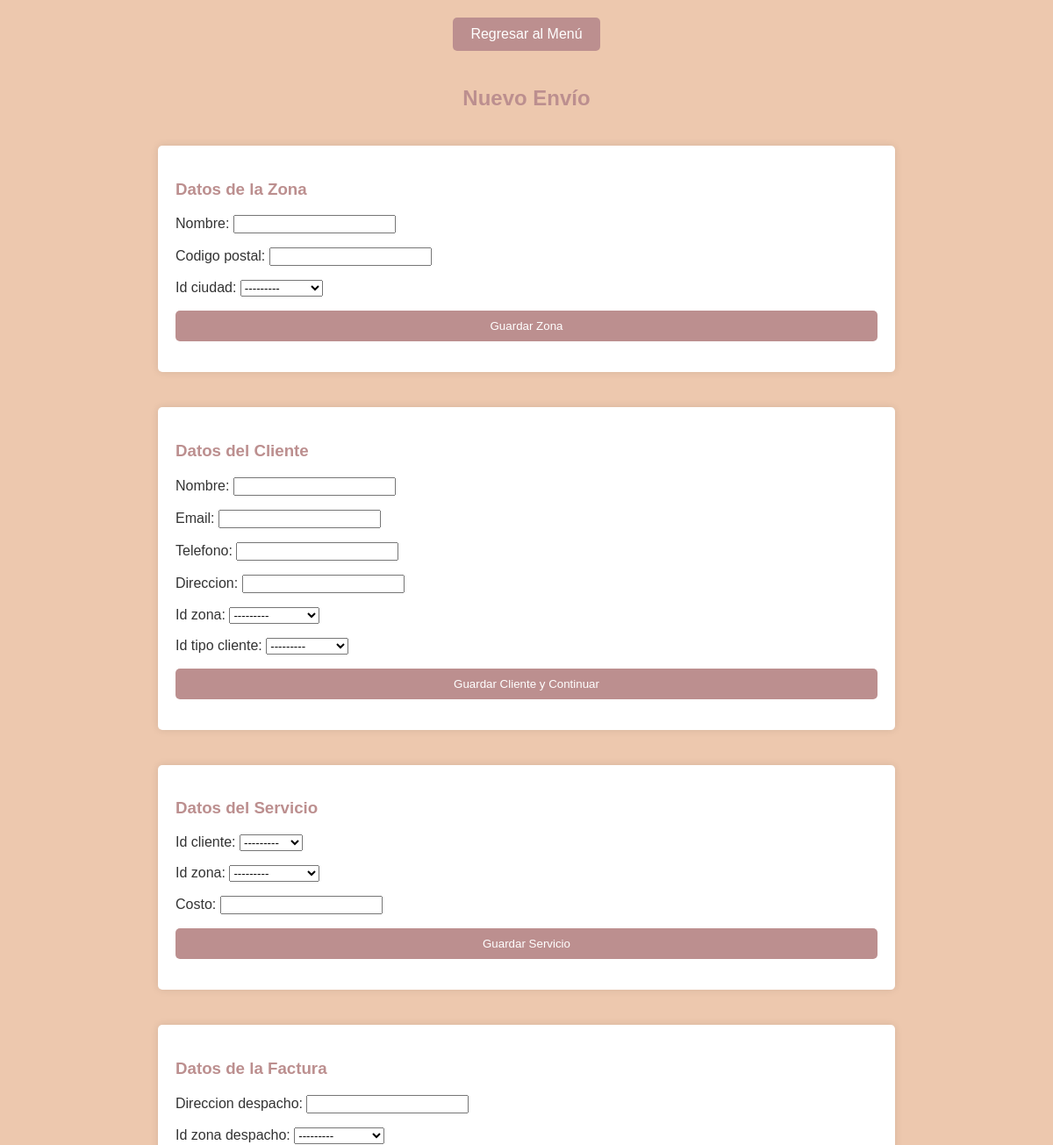
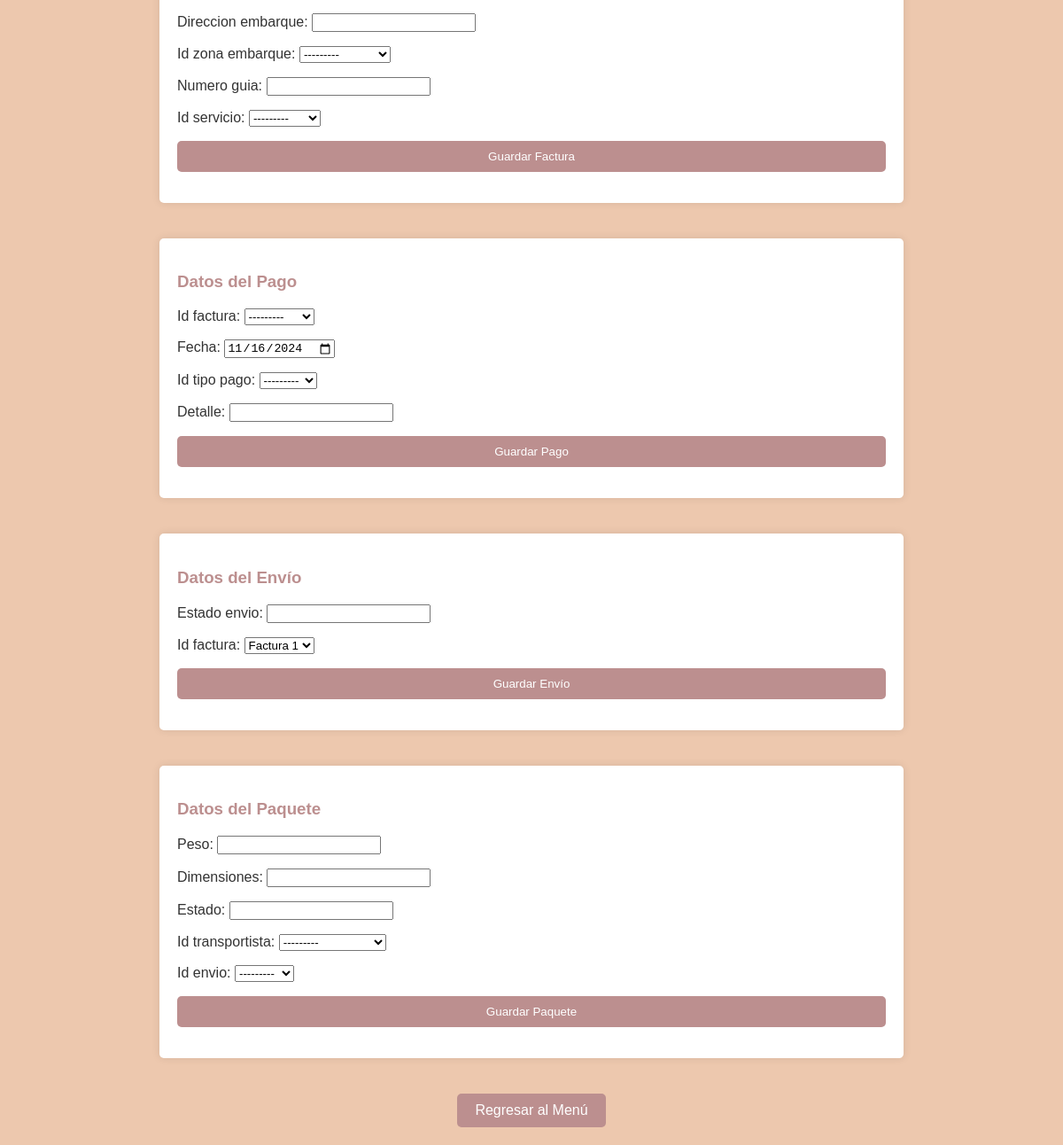
/nuevo/, run on the app's committed database (2 pictures, top to bottom).
### moniweb/models.py (models this page shows)
class Ciudad(models.Model):
    id = models.AutoField(primary_key=True)  # Autoincremental
    nombre = models.CharField(max_length=255)
    id_departamento = models.ForeignKey(Departamento, on_delete=models.CASCADE)
    def __str__(self):
        return self.nombre

class Zona(models.Model):
    id = models.AutoField(primary_key=True)  # Autoincremental
    nombre = models.CharField(max_length=255)
    codigo_postal = models.CharField(max_length=20)
    id_ciudad = models.ForeignKey(Ciudad, on_delete=models.CASCADE)
    def __str__(self):
        return self.nombre

class TipoCliente(models.Model):
    id_tipo_cliente = models.AutoField(primary_key=True)  # Autoincremental
    tipo = models.CharField(max_length=255)
    def __str__(self):
        return self.tipo

class Servicio(models.Model):
    id_servicio = models.AutoField(primary_key=True)  # Autoincremental
    fecha_solicitud = models.DateField()
    fecha_ejecucion = models.DateField()
    id_cliente = models.ForeignKey(Cliente, on_delete=models.CASCADE)
    id_zona = models.ForeignKey(Zona, on_delete=models.CASCADE)
    costo = models.FloatField()
    def __str__(self):
        return f'Servicio {self.id_servicio}'

class Factura(models.Model):
    id_factura = models.AutoField(primary_key=True)  # Autoincremental
    direccion_despacho = models.CharField(max_length=255)
    id_zona_despacho = models.ForeignKey(Zona, related_name='facturas_despacho', on_delete=models.CASCADE)
    direccion_embarque = models.CharField(max_length=255)
    id_zona_embarque = models.ForeignKey(Zona, related_name='facturas_embarque', on_delete=models.CASCADE)
    numero_guia = models.CharField(max_length=255)
    id_servicio = models.ForeignKey(Servicio, on_delete=models.CASCADE)
    monto = models.FloatField()
    def __str__(self):
        return f'Factura {self.id_factura}'

class Transportista(models.Model):
    id_transportista = models.AutoField(primary_key=True)  # Autoincremental
    nombre = models.CharField(max_length=255)
    telefono = models.CharField(max_length=20)
    id_transporte = models.ForeignKey(Transporte, on_delete=models.CASCADE)
    def __str__(self):
        return self.nombre

### moniweb/views.py (the view, shortened to what this page needs)
# urls.py: path('nuevo/', NuevoEnvioView.as_view(), name='nuevo_envio'),
class NuevoEnvioView(View):
    def get(self, request, *args, **kwargs):
        zona_form = ZonaForm()
        cliente_form = ClienteForm()
        servicio_form = ServicioForm()
        factura_form = FacturaForm()
        pago_form = PagoForm()
        envio_form = EnvioForm()
        paquete_form = PaqueteForm()
        return render(request, 'nuevo_envio.html', {
            'zona_form': zona_form,
            'cliente_form': cliente_form,
            'servicio_form': servicio_form,
            'factura_form': factura_form,
            'pago_form': pago_form,
            'envio_form': envio_form,
            'paquete_form': paquete_form,
        })

### moniweb/forms.py
class ZonaForm(forms.ModelForm):
    class Meta:
        model = Zona
        fields = ['nombre', 'codigo_postal', 'id_ciudad']
        widgets = {
            'nombre': forms.TextInput(attrs={'class': 'form-control'}),
            'codigo_postal': forms.TextInput(attrs={'class': 'form-control'}),
            'id_ciudad': forms.Select(attrs={'class': 'form-control'}),
        }

class ClienteForm(forms.ModelForm):
    class Meta:
        model = Cliente
        fields = ['nombre', 'email', 'telefono', 'direccion', 'id_zona', 'id_tipo_cliente']
        widgets = {
            'nombre': forms.TextInput(attrs={'class': 'form-control'}),
            'email': forms.EmailInput(attrs={'class': 'form-control'}),
            'telefono': forms.TextInput(attrs={'class': 'form-control'}),
            'direccion': forms.TextInput(attrs={'class': 'form-control'}),
            'id_zona': forms.Select(attrs={'class': 'form-control'}),
            'id_tipo_cliente': forms.Select(attrs={'class': 'form-control'}),
        }

### moniweb/models.py (called while the page is built)
    def __str__(self):
        return self.nombre

    def __str__(self):
        return self.tipo

    def __str__(self):
        return f'Envio {self.id}'

### moniweb/templates/nuevo_envio.html (shortened to what this page needs)
<!DOCTYPE html>
<html lang="es">
<head>
</head>
<body>
    <a href="{% url 'menu' %}" class="btn-regresar">Regresar al Menú</a>
    <h2>Nuevo Envío</h2>
    <form method="post">
        <h3>Datos de la Zona</h3>
        {{ zona_form.as_p }}
        <div class="form-group">
            <input type="submit" name="save_zona" value="Guardar Zona">
        </div>
    </form>
    <form method="post">
        <h3>Datos del Cliente</h3>
        {{ cliente_form.as_p }}
        <div class="form-group">
            <input type="submit" name="save_cliente" value="Guardar Cliente y Continuar">
        </div>
    </form>
    <form method="post">
        <h3>Datos del Servicio</h3>
        {{ servicio_form.as_p }}
        <div class="form-group">
            <input type="submit" name="save_servicio" value="Guardar Servicio">
        </div>
    </form>
    <form method="post">
        <h3>Datos de la Factura</h3>
        {{ factura_form.as_p }}
        <div class="form-group">
            <input type="submit" name="save_factura" value="Guardar Factura">
        </div>
    </form>
    <form method="post">
        <h3>Datos del Pago</h3>
        {{ pago_form.as_p }}
        <div class="form-group">
            <input type="submit" name="save_pago" value="Guardar Pago">
        </div>
    </form>
    <form method="post">
        <h3>Datos del Envío</h3>
        {{ envio_form.as_p }}
        <div class="form-group">
            <input type="submit" name="save_envio" value="Guardar Envío">
        </div>
    </form>
    <form method="post">
        <h3>Datos del Paquete</h3>
        {{ paquete_form.as_p }}
        <div class="form-group">
            <input type="submit" name="save_paquete" value="Guardar Paquete">
        </div>
    </form>
    <a href="{% url 'menu' %}" class="btn-regresar">Regresar al Menú</a>
</body>
</html>

### moniweb/templates/nuevo_envio.html (style rules this page uses)
body { font-family: Arial, sans-serif; background-color: #EDC8AE; color: #333; margin: 0; padding: 0; display: flex; flex-direction: column; align-items: center; }
h2, h3 { color: #BC8F8F; }
form { background-color: white; padding: 20px; box-shadow: 0 0 10px rgba(0,0,0,0.1); border-radius: 5px; width: 80%; max-width: 800px; margin: 20px 0; }
.form-group { margin-bottom: 15px; }
.form-group input, .form-group select, .form-group textarea { width: 100%; padding: 10px; border: 1px solid #ccc; border-radius: 5px; }
.form-group input[type="submit"] { background-color: #BC8F8F; color: white; border: none; cursor: pointer; }
.btn-regresar { background-color: #BC8F8F; color: white; border: none; padding: 10px 20px; border-radius: 5px; cursor: pointer; text-align: center; margin: 20px 0; text-decoration: none; }

### data on the page
TipoCliente: id_tipo_cliente "---------"
Servicio: id_servicio "---------"
Factura: id_factura "---------", id_factura "Factura 1"
Transportista: id_transportista "---------"
